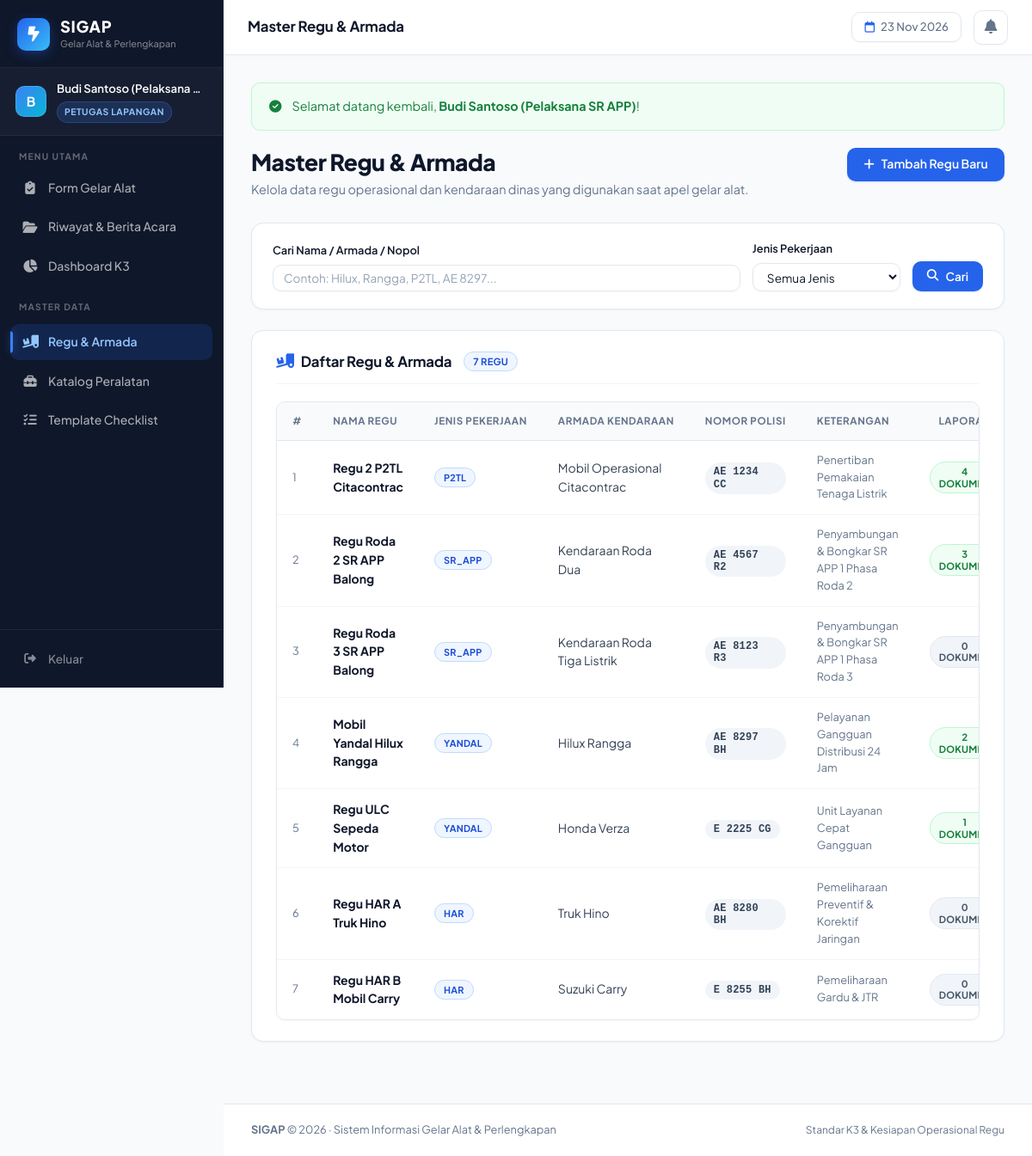
The app's page /master/regu/index.php (signed in) with its own data.
### tables this page shows
CREATE TABLE IF NOT EXISTS regu (
    id               INT          AUTO_INCREMENT PRIMARY KEY,
    nama_regu        VARCHAR(100) NOT NULL,
    jenis_pekerjaan  ENUM('p2tl', 'sr_app', 'yandal', 'har') NOT NULL,
    regu_tipe        VARCHAR(50)  NOT NULL DEFAULT 'all',
    kendaraan        VARCHAR(100) NULL,
    nopol            VARCHAR(20)  NULL,
    keterangan       VARCHAR(255) NULL,
    created_at       TIMESTAMP    DEFAULT CURRENT_TIMESTAMP,
    updated_at       TIMESTAMP    DEFAULT CURRENT_TIMESTAMP ON UPDATE CURRENT_TIMESTAMP,
    INDEX idx_regu_jenis (jenis_pekerjaan),
    INDEX idx_regu_nama  (nama_regu)
);

### master/regu/index.php (the view, shortened to what this page needs)
<?php
$pdo = get_db_connection();
$search       = trim(isset($_GET['q']) ? $_GET['q'] : '');
$where = [];
$params = [];
$where_sql = !empty($where) ? 'WHERE ' . implode(' AND ', $where) : '';
$stmt = $pdo->prepare("
    SELECT r.*,
           (SELECT COUNT(*) FROM gelar_alat_header h WHERE h.regu_id = r.id) AS total_laporan
    FROM regu r
    {$where_sql}
    ORDER BY r.jenis_pekerjaan, r.nama_regu
");
$stmt->execute($params);
$regu_list = $stmt->fetchAll();
require_once __DIR__ . '/../../includes/header.php';
?>
<div style="display:flex; justify-content:space-between; align-items:flex-start; margin-bottom:1.75rem; flex-wrap:wrap; gap:1rem;">
    <div>
        <h1 style="font-size:1.65rem; font-weight:800; letter-spacing:-0.02em; margin-bottom:4px; color:var(--text-main);">Master Regu & Armada</h1>
        <p style="color:var(--text-muted); font-size:0.9rem;">Kelola data regu operasional dan kendaraan dinas yang digunakan saat apel gelar alat.</p>
    </div>
    <button onclick="openModalTambah()" class="btn btn-primary">
        <i class="fa-solid fa-plus"></i> Tambah Regu Baru
    </button>
</div>
<div class="card" style="margin-bottom:1.5rem; padding:1.25rem 1.5rem;">
    <form method="GET" style="display:flex; gap:14px; flex-wrap:wrap; align-items:flex-end;">
        <div style="flex:1; min-width:200px;">
            <label class="form-label" style="font-size:0.8rem;">Cari Nama / Armada / Nopol</label>
            <input type="text" name="q" class="form-control" placeholder="Contoh: Hilux, Rangga, P2TL, AE 8297..." value="<?= htmlspecialchars($search) ?>" style="font-size:0.85rem; padding:6px 12px;">
        </div>
        <div>
            <label class="form-label" style="font-size:0.8rem;">Jenis Pekerjaan</label>
            <select name="jenis" class="form-control" style="font-size:0.85rem; padding:6px 12px; min-width:160px;">
                <option value="">Semua Jenis</option>
            </select>
        </div>
        <div style="display:flex; gap:8px;">
            <button type="submit" class="btn btn-primary" style="padding:7px 16px; font-size:0.85rem;">
                <i class="fa-solid fa-magnifying-glass"></i> Cari
            </button>
        </div>
    </form>
</div>
<div class="card">
    <div class="card-header">
        <h2 class="card-title">
            <i class="fa-solid fa-truck-ramp-box" style="color:var(--primary);"></i>
            Daftar Regu & Armada
            <span class="badge badge-submitted" style="font-size:0.7rem; margin-left:6px;"><?= count($regu_list) ?> regu</span>
        </h2>
    </div>
    <?php if (empty($regu_list)): ?>
        <div style="text-align:center; padding:3rem 1rem; color:var(--text-muted);">
            <div style="width:48px; height:48px; border-radius:50%; background:#f1f5f9; color:#64748b; display:flex; align-items:center; justify-content:center; margin:0 auto 10px; font-size:1.3rem;">
                <i class="fa-solid fa-truck"></i>
            </div>
            <strong style="color:var(--text-main);">Tidak ada data regu ditemukan</strong>
            <p style="font-size:0.825rem; margin-top:2px;">Silakan tambahkan data regu baru atau ubah kata kunci filter Anda.</p>
        </div>
    <?php else: ?>
        <div class="table-responsive">
            <table class="data-table">
                <thead>
                    <tr>
                        <th width="40px">#</th>
                        <th>Nama Regu</th>
                        <th>Jenis Pekerjaan</th>
                        <th>Armada Kendaraan</th>
                        <th>Nomor Polisi</th>
                        <th>Keterangan</th>
                        <th style="text-align:center;">Laporan</th>
                    </tr>
                </thead>
                <tbody>
                    <?php foreach ($regu_list as $i => $row): ?>
                        <tr>
                            <td style="color:var(--text-muted); font-size:0.8rem;"><?= $i + 1 ?></td>
                            <td>
                                <strong style="color:var(--text-main); font-size:0.875rem;"><?= htmlspecialchars($row['nama_regu']) ?></strong>
                            </td>
                            <td>
                                <span class="badge badge-submitted" style="font-size:0.68rem;">
                                    <?= strtoupper($row['jenis_pekerjaan']) ?>
                                </span>
                            </td>
                            <td>
                                <?= htmlspecialchars(isset($row['kendaraan']) ? $row['kendaraan'] : '-') ?>
                            </td>
                            <td>
                                <?php if ($row['nopol']): ?>
                                    <span class="badge" style="background:#f1f5f9; color:#334155; font-size:0.75rem; font-family:monospace;">
                                        <?= htmlspecialchars($row['nopol']) ?>
                                    </span>
                                <?php else: ?>
                                    <span style="color:var(--text-muted);">&mdash;</span>
                                <?php endif; ?>
                            </td>
                            <td style="font-size:0.8rem; color:var(--text-muted);">
                                <?= htmlspecialchars(isset($row['keterangan']) ? $row['keterangan'] : '-') ?>
                            </td>
                            <td style="text-align:center;">
                                <span class="badge <?= $row['total_laporan'] > 0 ? 'badge-approved' : 'badge-draft' ?>" style="font-size:0.7rem;">
                                    <?= $row['total_laporan'] ?> Dokumen
                                </span>
                            </td>
                        </tr>
                    <?php endforeach; ?>
                </tbody>
            </table>
        </div>
    <?php endif; ?>
</div>
<?php require_once __DIR__ . '/../../includes/footer.php'; ?>

### records on screen
regu: nama_regu "Regu 2 P2TL Citacontrac", jenis_pekerjaan "P2TL", kendaraan "Mobil Operasional Citacontrac", nopol "AE 1234 CC", keterangan "Penertiban Pemakaian Tenaga Listrik", total_laporan "4"
regu: nama_regu "Regu Roda 2 SR APP Balong", jenis_pekerjaan "SR_APP", kendaraan "Kendaraan Roda Dua", nopol "AE 4567 R2", keterangan "Penyambungan & Bongkar SR APP 1 Phasa Roda 2", total_laporan "3"
regu: nama_regu "Regu Roda 3 SR APP Balong", jenis_pekerjaan "SR_APP", kendaraan "Kendaraan Roda Tiga Listrik", nopol "AE 8123 R3", keterangan "Penyambungan & Bongkar SR APP 1 Phasa Roda 3", total_laporan "0"
regu: nama_regu "Mobil Yandal Hilux Rangga", jenis_pekerjaan "YANDAL", kendaraan "Hilux Rangga", nopol "AE 8297 BH", keterangan "Pelayanan Gangguan Distribusi 24 Jam", total_laporan "2"
regu: nama_regu "Regu ULC Sepeda Motor", jenis_pekerjaan "YANDAL", kendaraan "Honda Verza", nopol "E 2225 CG", keterangan "Unit Layanan Cepat Gangguan", total_laporan "1"
regu: nama_regu "Regu HAR A Truk Hino", jenis_pekerjaan "HAR", kendaraan "Truk Hino", nopol "AE 8280 BH", keterangan "Pemeliharaan Preventif & Korektif Jaringan", total_laporan "0"
regu: nama_regu "Regu HAR B Mobil Carry", jenis_pekerjaan "HAR", kendaraan "Suzuki Carry", nopol "E 8255 BH", keterangan "Pemeliharaan Gardu & JTR", total_laporan "0"

### other values on screen
substr($user['nama_lengkap'], 0, 1) "B"
$user['nama_lengkap'] "Budi Santoso (Pelaksana…"
$page_title "Master Regu & Armada"
$flash_success "Selamat datang kembali, Budi Santoso (Pelaksana SR APP) !"
count($regu_list) "7"
